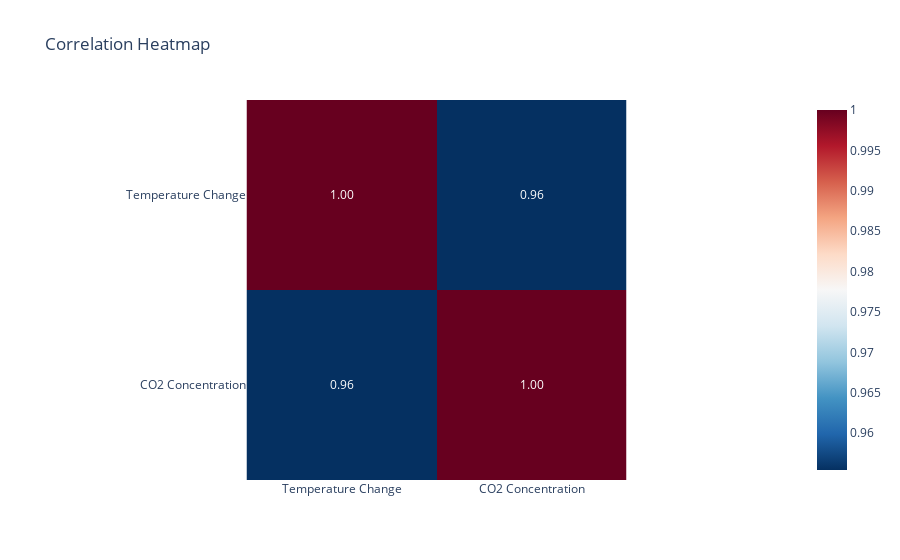

The notebook cell this image was saved under:
### Markdown cell above
The time-series graph shows a consistent increase in CO₂ concentrations (measured in ppm) over the years, which indicates the accumulation of greenhouse gases in the atmosphere. Simultaneously, a slight upward trend in global temperature change suggests that rising CO₂ levels are associated with global warming. The temporal alignment supports the hypothesis of CO₂’s significant contribution to temperature increase.

### Code cell
#correlation heatmap

merged_data = pd.DataFrame({
    'Temperature Change': temperature_years,
    'CO2 Concentration': co2_yearly
}).dropna()

heatmap_fig = px.imshow(
    merged_data.corr(), 
    text_auto = ".2f",
    color_continuous_scale = 'RdBu_r',
    title = 'Correlation Heatmap'
)
heatmap_fig.update_layout(
    template = 'plotly_white',
)
heatmap_fig.show()

### Figure 1 — Plotly figure (JSON) as saved in the notebook; plotly's stock layout.template omitted (floating-point values rounded to 4 significant figures)
{"data": [{"coloraxis": "coloraxis", "hovertemplate": "x: %{x}<br>y: %{y}<br>color: %{z}<extra></extra>", "name": "0", "texttemplate": "%{z:.2f}", "type": "heatmap", "x": ["Temperature Change", "CO2 Concentration"], "xaxis": "x", "y": ["Temperature Change", "CO2 Concentration"], "yaxis": "y", "z": [[1.0, 0.9554], [0.9554, 1.0]]}], "layout": {"coloraxis": {"colorscale": [[0, "rgb(5,48,97)"], [0.1, "rgb(33,102,172)"], [0.2, "rgb(67,147,195)"], [0.3, "rgb(146,197,222)"], [0.4, "rgb(209,229,240)"], [0.5, "rgb(247,247,247)"], [0.6, "rgb(253,219,199)"], [0.7, "rgb(244,165,130)"], [0.8, "rgb(214,96,77)"], [0.9, "rgb(178,24,43)"], [1, "rgb(103,0,31)"]]}, "title": {"text": "Correlation Heatmap"}, "xaxis": {"anchor": "y", "constrain": "domain", "domain": [0, 1], "scaleanchor": "y"}, "yaxis": {"anchor": "x", "autorange": "reversed", "constrain": "domain", "domain": [0, 1]}}}
